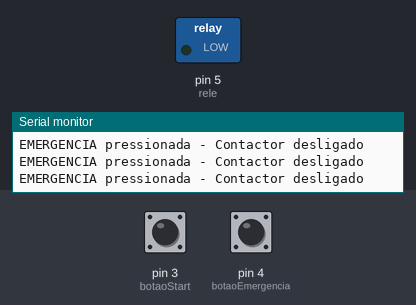
Simulated run of this sketch. Board: Arduino Uno, built with avr-gcc and run on an emulated ATmega328P. On the bench: switched loads named in the sketch (green lamp = pin HIGH), the last lines printed to the serial monitor. Dashed ring = blinking. The inputs (shaded band) are chosen by the test bench; at power-on: pin 3 (botaoStart) HIGH, pin 4 (botaoEmergencia) HIGH.

Above: at 1.4 s.
1.5 s: pin 3 (botaoStart) pulled LOW for 1 s
At 1.65 s:
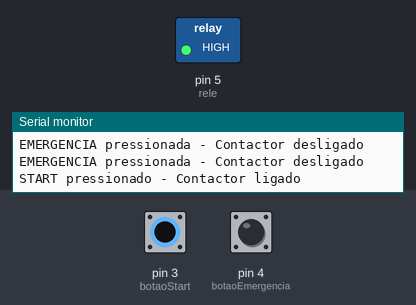
4.0 s: pin 3 (botaoStart) pulled LOW for 3.2 s
At 7.7 s:
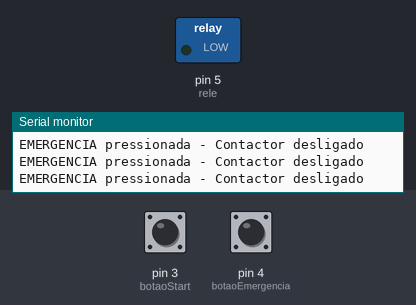
Timing chart, 0 to 9.2 s (numbered marks = the images above; inputs shaded):
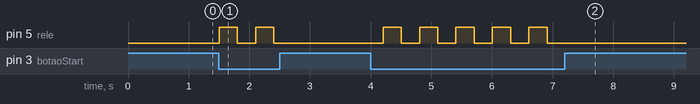

The sketch:

sketch_mar11a.ino
```cpp
int rele = 5;
int botaoStart = 3;
int botaoEmergencia = 4;

void setup() {

  Serial.begin(9600);

  pinMode(rele, OUTPUT);

  pinMode(botaoStart, INPUT_PULLUP);
  pinMode(botaoEmergencia, INPUT_PULLUP);

  digitalWrite(rele, LOW);

  Serial.println("Sistema iniciado");
}

void loop() {

  int start = digitalRead(botaoStart);
  int emergencia = digitalRead(botaoEmergencia);

  if (start == LOW) {
    digitalWrite(rele, HIGH);
    Serial.println("START pressionado - Contactor ligado");
    delay(300);
  }

  if (emergencia == HIGH) {
    digitalWrite(rele, LOW);
    Serial.println("EMERGENCIA pressionada - Contactor desligado");
    delay(300);
  }

}
```

Measured:
- after the input at 1.5 s, pin 5 (rele): alternates HIGH for 0.30 s and LOW for 0.30 s, 4 changes in all, then stays LOW, starting at once
- after the input at 4.0 s, pin 5 (rele): alternates HIGH for 0.30 s and LOW for 0.30 s, 10 changes in all, then stays LOW, starting after 0.21 s
